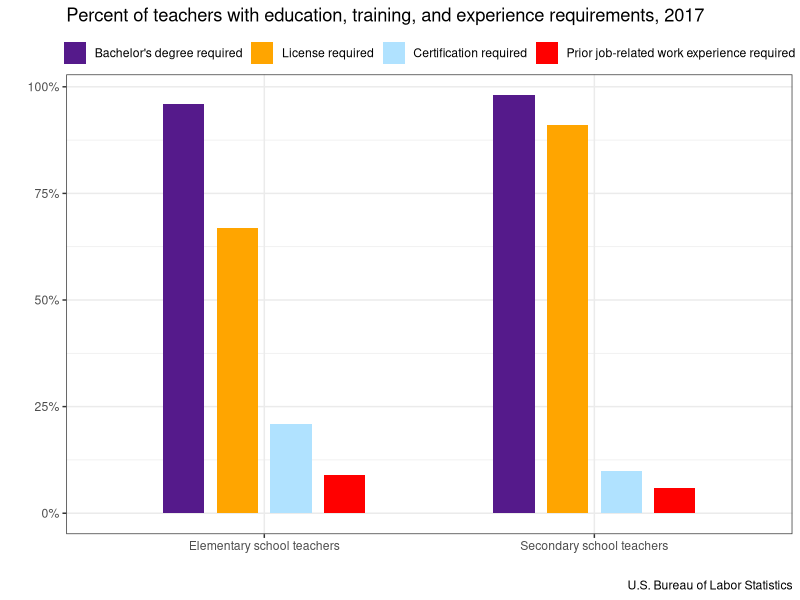

Here is the R script that generated this plot:
# TED: The Economics Daily (BLS) 09.08.18
# https://www.bls.gov/opub/ted/home.htm
# Percent of teachers with education, training, and experience requirements, 2017

# Data imported and cleaned in Excel 
# Filename: teachreq.xlsx

library(ggplot2)
library(reshape2)
library(scales)
theme_set(theme_bw())

# create new data frame for grouped bar plot
df <- data.frame(School = c("elem_st", "second_st"), bachreq = c("0.96", "0.98"), licreq = c("0.67", "0.91"), 
                 certreq = c("0.21", "0.10"), pjobreq = c("0.09", "0.06"))

# melt data using "melt" function 
data.m <- melt(df, id.vars = 'School')

ggplot(data.m, aes(x = School, y = as.numeric(value))) + # as.number changes column to numeric from character 
  geom_bar(aes(fill = variable), stat = "identity", position = position_dodge(width = 0.65), width = 0.5) +
  labs(title = "Percent of teachers with education, training, and experience requirements, 2017",
       caption = "U.S. Bureau of Labor Statistics",
       y = " ", # removes y-axis label
       x = " ") + # removes x-axis label
  theme(legend.title = element_blank()) + # removes legend title
  theme(legend.position = "top") + # moves legend to the top of plot
  theme(legend.spacing.x = unit(0.3, 'cm')) + # changes the spacing between legend key
  theme(legend.box.spacing = unit(0.05, 'cm')) + # changes spacing between legend and plot\
  scale_x_discrete(labels = c("Elementary school teachers", "Secondary school teachers")) + 
  scale_y_continuous(labels = scales::percent) + # changes the axis scale format to percent
  # simultaneously change legend colors and labels (manually)
  scale_fill_manual(values = c("purple4", "orange", 
                               "lightskyblue1", "red"), 
                    labels = c("Bachelor's degree required", "License required", 
                               "Certification required", "Prior job-related work experience required")) 


# alternate way to manually change legend labels -- cannot be used with scale_fill_manual

#scale_fill_discrete(labels = c("Bachelor's degree required", "License required", 
#                              "Certification required", "Prior job-related work experience required")
